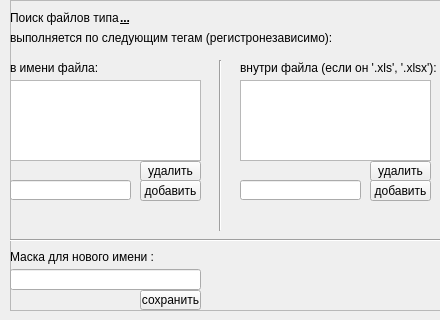
<?xml version="1.0" encoding="UTF-8"?>
<ui version="4.0">
 <class>TagsWindow</class>
 <widget class="QWidget" name="TagsWindow">
  <property name="geometry">
   <rect>
    <x>0</x>
    <y>0</y>
    <width>440</width>
    <height>320</height>
   </rect>
  </property>
  <property name="sizePolicy">
   <sizepolicy hsizetype="Preferred" vsizetype="Preferred">
    <horstretch>0</horstretch>
    <verstretch>0</verstretch>
   </sizepolicy>
  </property>
  <property name="minimumSize">
   <size>
    <width>440</width>
    <height>320</height>
   </size>
  </property>
  <property name="maximumSize">
   <size>
    <width>440</width>
    <height>320</height>
   </size>
  </property>
  <property name="windowTitle">
   <string>Настройка тегов и маски</string>
  </property>
  <widget class="QFrame" name="frame">
   <property name="geometry">
    <rect>
     <x>10</x>
     <y>0</y>
     <width>431</width>
     <height>311</height>
    </rect>
   </property>
   <property name="frameShape">
    <enum>QFrame::StyledPanel</enum>
   </property>
   <property name="frameShadow">
    <enum>QFrame::Raised</enum>
   </property>
   <widget class="QLineEdit" name="tag_lineEdit">
    <property name="geometry">
     <rect>
      <x>0</x>
      <y>180</y>
      <width>121</width>
      <height>20</height>
     </rect>
    </property>
   </widget>
   <widget class="QListWidget" name="TagList">
    <property name="geometry">
     <rect>
      <x>0</x>
      <y>80</y>
      <width>191</width>
      <height>81</height>
     </rect>
    </property>
   </widget>
   <widget class="QLabel" name="label">
    <property name="geometry">
     <rect>
      <x>0</x>
      <y>10</y>
      <width>111</width>
      <height>16</height>
     </rect>
    </property>
    <property name="text">
     <string>Поиск файлов типа </string>
    </property>
   </widget>
   <widget class="QPushButton" name="add_tag">
    <property name="geometry">
     <rect>
      <x>130</x>
      <y>180</y>
      <width>61</width>
      <height>21</height>
     </rect>
    </property>
    <property name="text">
     <string>добавить</string>
    </property>
   </widget>
   <widget class="QPushButton" name="delete_tag">
    <property name="geometry">
     <rect>
      <x>130</x>
      <y>161</y>
      <width>61</width>
      <height>20</height>
     </rect>
    </property>
    <property name="text">
     <string>удалить</string>
    </property>
   </widget>
   <widget class="QLabel" name="label_2">
    <property name="geometry">
     <rect>
      <x>0</x>
      <y>30</y>
      <width>351</width>
      <height>16</height>
     </rect>
    </property>
    <property name="text">
     <string>выполняется по следующим тегам (регистронезависимо):</string>
    </property>
   </widget>
   <widget class="QLabel" name="type_label">
    <property name="geometry">
     <rect>
      <x>110</x>
      <y>10</y>
      <width>311</width>
      <height>16</height>
     </rect>
    </property>
    <property name="font">
     <font>
      <weight>75</weight>
      <italic>false</italic>
      <bold>true</bold>
      <underline>true</underline>
     </font>
    </property>
    <property name="text">
     <string>...</string>
    </property>
   </widget>
   <widget class="Line" name="line">
    <property name="geometry">
     <rect>
      <x>200</x>
      <y>60</y>
      <width>20</width>
      <height>171</height>
     </rect>
    </property>
    <property name="orientation">
     <enum>Qt::Vertical</enum>
    </property>
   </widget>
   <widget class="QLabel" name="label_3">
    <property name="geometry">
     <rect>
      <x>0</x>
      <y>249</y>
      <width>191</width>
      <height>16</height>
     </rect>
    </property>
    <property name="text">
     <string>Маска для нового имени :</string>
    </property>
   </widget>
   <widget class="QLineEdit" name="mask_lineEdit">
    <property name="geometry">
     <rect>
      <x>0</x>
      <y>269</y>
      <width>191</width>
      <height>21</height>
     </rect>
    </property>
   </widget>
   <widget class="QPushButton" name="save_mask">
    <property name="geometry">
     <rect>
      <x>130</x>
      <y>290</y>
      <width>61</width>
      <height>20</height>
     </rect>
    </property>
    <property name="text">
     <string>сохранить</string>
    </property>
   </widget>
   <widget class="QLabel" name="label_5">
    <property name="geometry">
     <rect>
      <x>0</x>
      <y>60</y>
      <width>201</width>
      <height>16</height>
     </rect>
    </property>
    <property name="text">
     <string>в имени файла:</string>
    </property>
   </widget>
   <widget class="QListWidget" name="TagList_2">
    <property name="geometry">
     <rect>
      <x>230</x>
      <y>80</y>
      <width>191</width>
      <height>81</height>
     </rect>
    </property>
   </widget>
   <widget class="QPushButton" name="add_tag_2">
    <property name="geometry">
     <rect>
      <x>360</x>
      <y>180</y>
      <width>61</width>
      <height>21</height>
     </rect>
    </property>
    <property name="text">
     <string>добавить</string>
    </property>
   </widget>
   <widget class="QLineEdit" name="tag_lineEdit_2">
    <property name="geometry">
     <rect>
      <x>230</x>
      <y>180</y>
      <width>121</width>
      <height>20</height>
     </rect>
    </property>
   </widget>
   <widget class="QPushButton" name="delete_tag_2">
    <property name="geometry">
     <rect>
      <x>360</x>
      <y>161</y>
      <width>61</width>
      <height>20</height>
     </rect>
    </property>
    <property name="text">
     <string>удалить</string>
    </property>
   </widget>
   <widget class="QLabel" name="label_6">
    <property name="geometry">
     <rect>
      <x>230</x>
      <y>60</y>
      <width>201</width>
      <height>16</height>
     </rect>
    </property>
    <property name="text">
     <string>внутри файла (если он '.xls', '.xlsx'):</string>
    </property>
   </widget>
   <widget class="Line" name="line_2">
    <property name="geometry">
     <rect>
      <x>0</x>
      <y>230</y>
      <width>431</width>
      <height>20</height>
     </rect>
    </property>
    <property name="orientation">
     <enum>Qt::Horizontal</enum>
    </property>
   </widget>
  </widget>
 </widget>
 <resources/>
 <connections/>
</ui>
